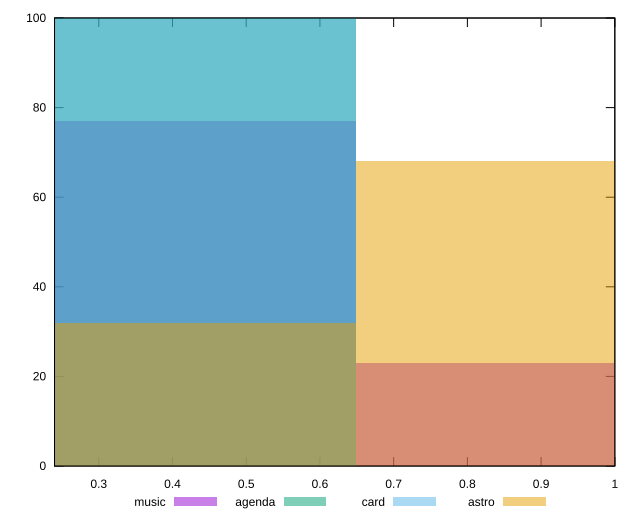

Write gnuplot code to recreate this figure.
reset

$music <<EOF
0.8653258962947907 23
0.43266294814739537 77
EOF

$agenda <<EOF
0.43266294814739537 100
EOF

$card <<EOF
0.43266294814739537 100
EOF

$astro <<EOF
0.43266294814739537 32
0.8653258962947907 68
EOF

set key outside below
set boxwidth 0.43266294814739537
set xrange [0.24:1]
set yrange [0:100]
set trange [0:100]
set style fill transparent solid 0.5 noborder
set terminal svg size 640, 520 enhanced background rgb 'white'
set output "reports/report_00028_2021-02-24T12-49-42.674Z/uses-http2/comparison/histogram/all_score.svg"

plot $music title "music" with boxes, \
     $agenda title "agenda" with boxes, \
     $card title "card" with boxes, \
     $astro title "astro" with boxes

reset
